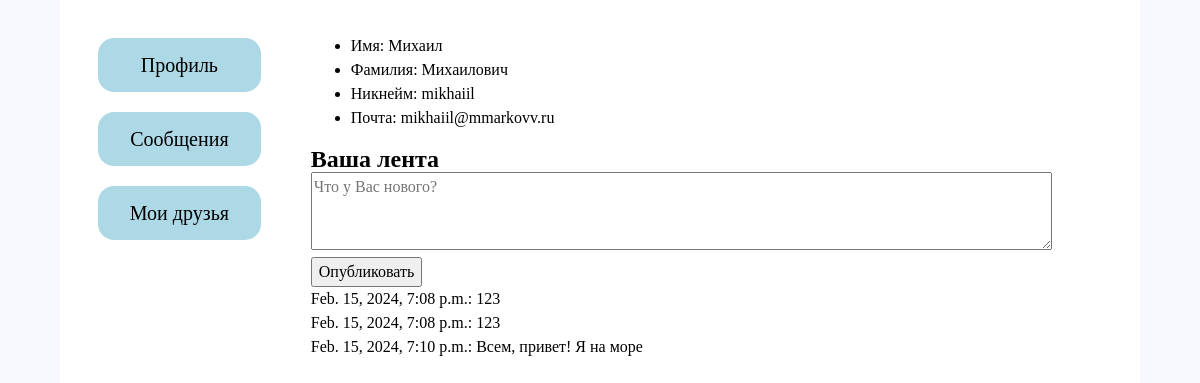
The app's page / (signed in), older data.
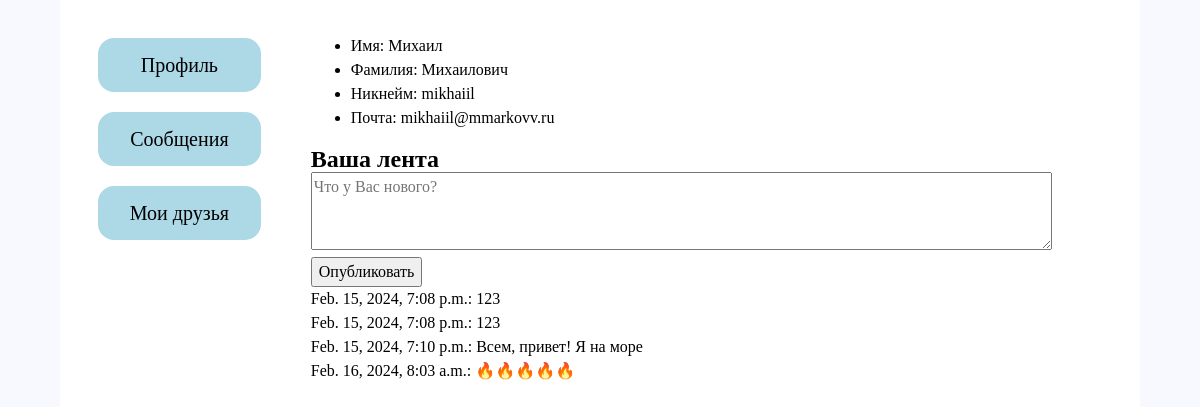
The same page, newer data.
### home/models.py (models this page shows, shortened)
class MyUser(AbstractUser):
    class Meta:
        verbose_name = 'Пользователь'
        verbose_name_plural = 'Пользователи'
    first_name = models.CharField(max_length=50, default='Name')
    last_name = models.CharField(max_length=50, default='No')
    username = models.CharField(verbose_name='username', max_length=32, unique=True)
    email = models.EmailField(_("email address"), unique=True)
    joined_timestamp = models.DateTimeField(verbose_name='Время регистрации', auto_now_add=True)
    birth_date = models.DateField(verbose_name='Дата рождения', default=datetime.datetime.now)
    about = models.TextField(verbose_name='О себе', null=True, blank=True)
    gender = models.CharField(verbose_name='Пол', max_length=1, choices=GENDERS, default=GENDERS[0][0])
    USERNAME_FIELD = "email"
    REQUIRED_FIELDS = ["username"]
    objects = CustomUserManager()

class Post(models.Model):
    class Meta:
        db_table = 'post'
        verbose_name = 'Пост'
        verbose_name_plural = 'Посты'
    user_id = models.ForeignKey(MyUser, on_delete=models.CASCADE, related_name='publisher')
    content = models.TextField(max_length=4096, null=False)
    created_timestamp = models.DateTimeField(auto_now_add=True)
    views = models.BigIntegerField(default=0)

### home/views.py (the view, shortened to what this page needs)
# urls.py: path('', ProfileView.as_view(), name='profile'),
class ProfileView(LoginRequiredMixin, TemplateView):
    template_name = 'home/profile.html'
    def get_context_data(self, **kwargs):
        context = super().get_context_data(**kwargs)
        context['user'] = self.request.user
        context['form'] = PostForm()
        context['posts'] = Post.objects.filter(user_id=self.request.user)
        return context

### home/forms.py
class PostForm(forms.Form):
    content = forms.CharField(widget=forms.Textarea(attrs={
        'placeholder': 'Что у Вас нового?',
        'rows': 3,
        'cols': 80,
        'id': 'post-textarea',
    }))

### templates/home/profile.html (shortened to what this page needs)
{% extends 'base.html' %}
{% load static %}
{% block main %}
    <div>
        <ul>
            <li>Имя: {{ user.first_name }}</li>
            <li>Фамилия: {{ user.last_name }}</li>
            <li>Никнейм: {{ user.username }}</li>
            <li>Почта: {{ user.email }}</li>
        </ul>
    </div>
    <div>
        <h2>Ваша лента</h2>
        <form method="post">
            {{ form.content }}
            <button type="submit" value="publish">Опубликовать</button>
        </form>
        {% if posts %}
            <ul class="list-reset">
                {% for post in posts %}
                    <li>{{ post.created_timestamp }}: {{ post.content }}</li>
                {% endfor %}
            </ul>
        {% else %}
            <div>
                Пока Вы не опубликовали ни одного поста. Пора сделать это!
            </div>
        {% endif %}
    </div>
{% endblock %}

### templates/base.html (shortened to what this page needs)
<!DOCTYPE html>
<html lang="ru">
<head>
    {% load static %}
    <link rel="stylesheet" type="text/css" href="{% static 'home/css/reset.css' %}">
    <link rel="stylesheet" type="text/css" href="{% static 'home/css/common.css' %}">
    <link rel="stylesheet" type="text/css" href="{% static 'home/css/nav-style.css' %}">
</head>
<body>
<main>
    <div class="content">
        <div class="col-1-10">
            {% include 'menu.html' %}
        </div>
        <div class="main-block">
            {% block main %}{% endblock %}
        </div>
    </div>
</main>
</body>
</html>

### templates/menu.html
<nav class="side-bar">
    <a href="{% url 'home:profile' %}"  class="nav-item">Профиль</a>
    <a href="{% url 'messanger:chat-list' %}" class="nav-item">Сообщения</a>
    <a href="{% url 'friends:friends-list' %}" class="nav-item">Мои друзья</a>
</nav>

### home/static/home/css/common.css (style rules this page uses)
html { background: ghostwhite; }
.col-1-10 { width: 20%; margin-right: auto; }
.content { padding: 18px; width: 1080px; display: flex; flex-direction: row; gap: 30px; background: white; margin: 0 auto; min-height: 1080px; }
.main-block { width: 80%; }

### home/static/home/css/nav-style.css (style rules this page uses)
.side-bar { display: flex; flex-direction: column; gap: 20px; padding: 20px; font-size: 20px; }
.nav-item { background-color: lightblue; border-radius: 16px; padding: 12px 8px; text-align: center; -webkit-transition: all 0.3s ease 0s; transition: all 0.3s ease 0s; }

Row changes from the older to the newer data that the page shows:
added Post: created_timestamp "Feb. 16, 2024, 8:03 a.m.", content "🔥🔥🔥🔥🔥"
